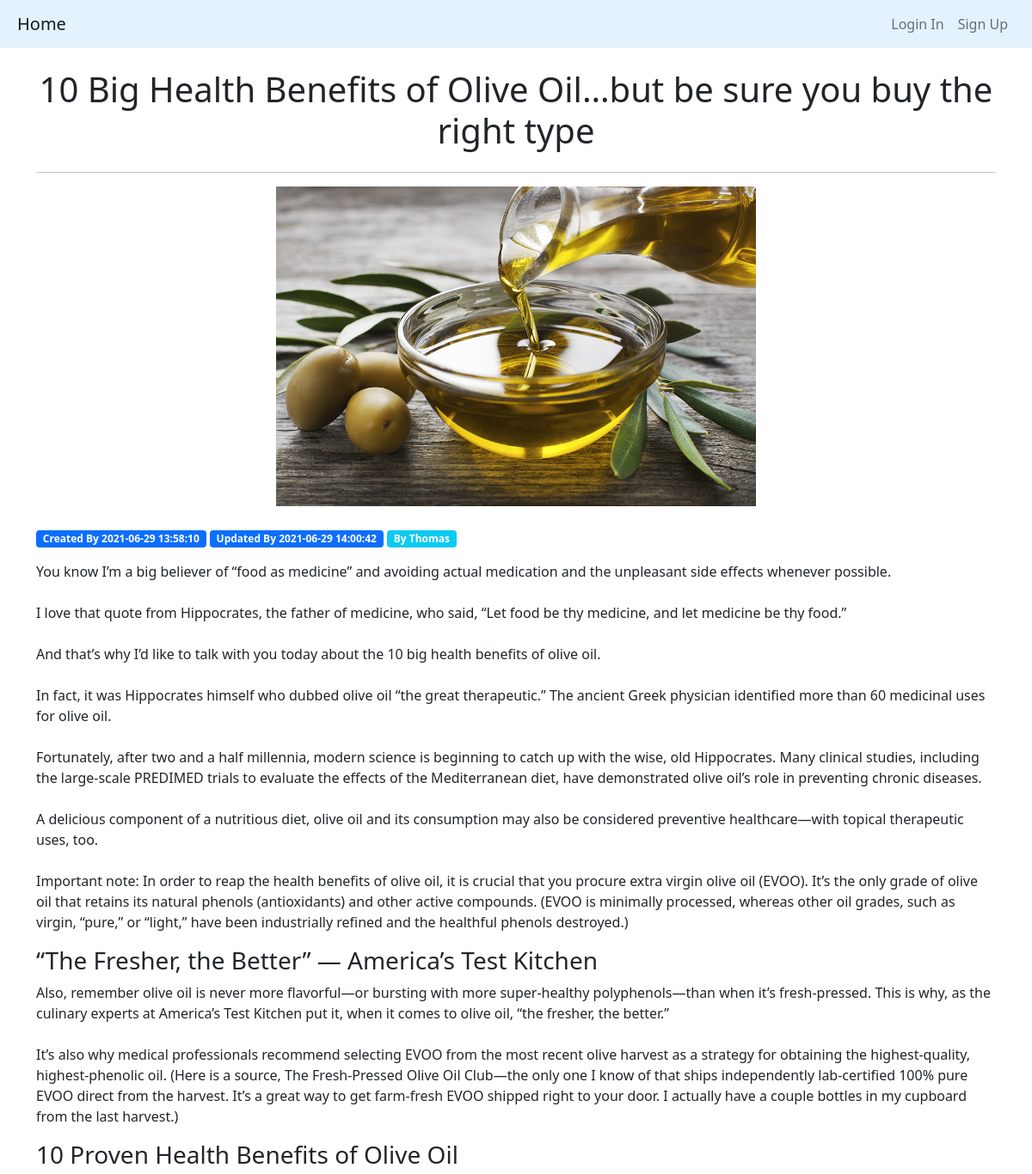
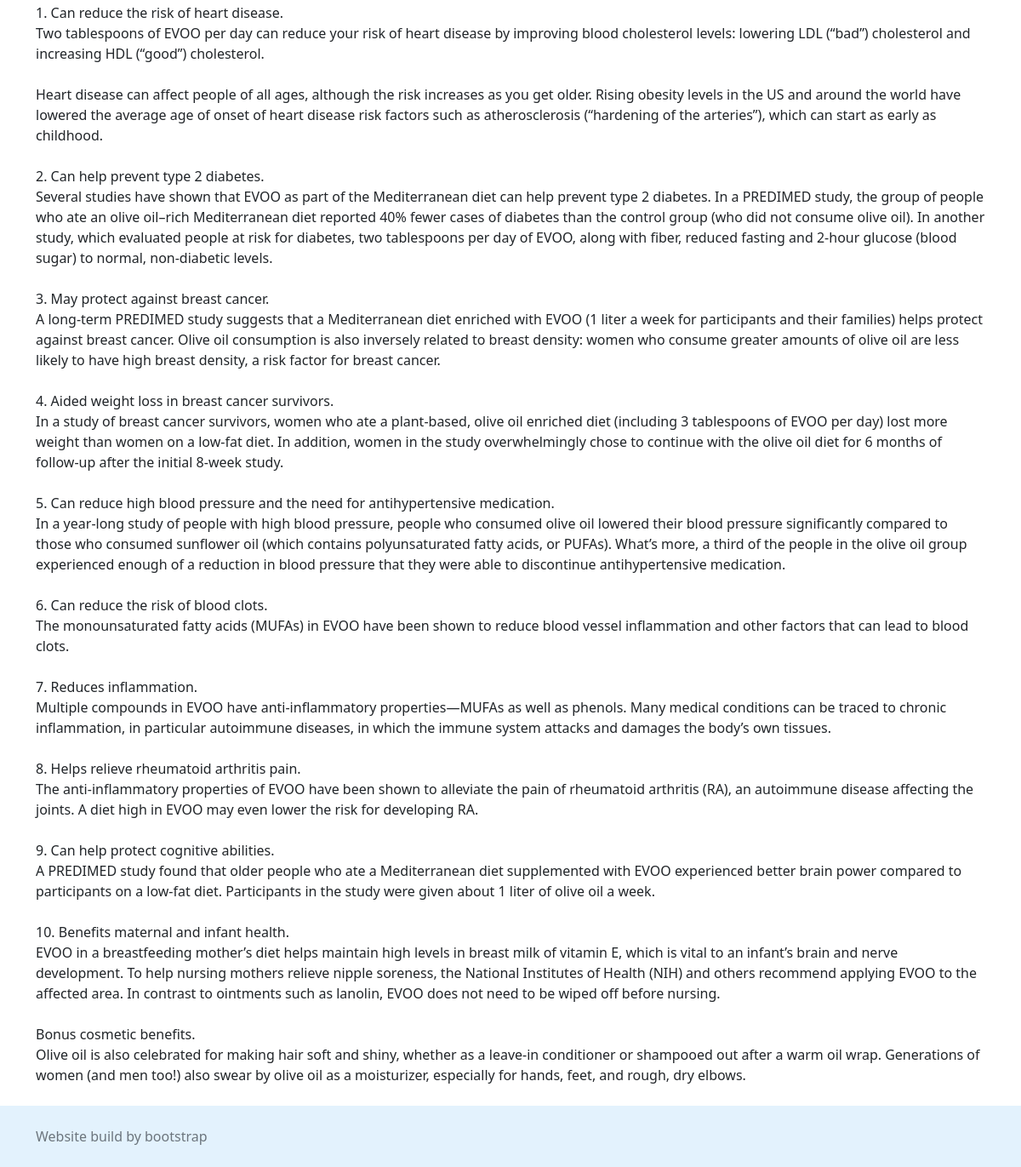
Screenshot of /2/post with the database file from the repository (2 pictures, top to bottom).
### models.py (models this page shows, shortened)
class Blog(db.Model):
    __tablename__ = 'blog'
    writer_id = db.Column(db.Integer, db.ForeignKey('writers.id'))
    id = db.Column(db.Integer, primary_key=True)
    created_date = db.Column(db.DateTime(timezone=True), server_default=db.func.now(), nullable=False)
    updated_date = db.Column(db.DateTime(timezone=True), server_default=db.func.now(), nullable=False)
    title = db.Column(db.Text, nullable=False)
    content = db.Column(db.Text, nullable=False)
    image_file = db.Column(db.String(100), nullable=True)

class Writer(UserMixin, db.Model):
    __tablename__ = 'writers'
    id = db.Column(db.Integer, primary_key=True)
    email = db.Column(db.String(100), unique=True)
    password = db.Column(db.String(100))
    name = db.Column(db.String(1000))
    blogs = db.relationship("Blog")

### blog/blog.py (the view)
@blog.route('/<int:post_id>/post')
def post(post_id):
    post = get_blog(post_id)
    if post is None:
        abort(404)
    author = get_user_id(post.writer_id)
    sections = loads(post.content)
    return render_template('blog/post.html', post=post, author=author, sections=sections)

### helper.py (called while the page is built)
def get_user_id(id):
    return db.session.query(Writer).filter_by(id=id).first()

def get_blog(post_id):
    return db.session.query(Blog).filter(Blog.id == post_id).first()

def add_id(file_path, id):
    filename, file_extension = path.splitext(file_path)
    return filename + '_' + str(id) + file_extension

### blog/templates/blog/post.html
{% extends 'base.html' %}
{% block content %}
{% include 'components/title.html' %}
{% if post['image_file'] is not none %}
<div class="text-center mb-4">
    <img src="{{ url_for('blog.static', filename = add_id('blog_imgs/' ~ post['image_file'], post['id'])) }}" class="w-50 h-50" alt="Responsive image">
</div>
{% endif %}
<span class="badge bg-primary">Created By {{ post['created_date'] }}</span>
<span class="badge bg-primary">Updated By {{ post['updated_date'] }}</span>
<span class="badge bg-info mb-3">By {{ author['name'] }} </span>
<article class="blog-post">
    {% for subtitle, content in sections.items() %}
        {% if loop.index == 1 and subtitle == '' %}
            <p style="white-space: pre-line"> {{ content }} </p>
        {% else %}
            <h3> {{ subtitle }} </h3>
            <p style="white-space: pre-line"> {{ content }} </p>
        {% endif %}
    {% endfor %}
</article>
{% endblock %}

### templates/base.html (shortened to what this page needs)
<!doctype html>
<html lang="en" class="h-100">
<head>
    <link href="https://cdn.jsdelivr.net/npm/bootstrap@5.0.1/dist/css/bootstrap.min.css" rel="stylesheet"
>
    <link rel="stylesheet" href="{{ url_for('static', filename='css/theme.css') }}">
</head>
<body class="d-flex flex-column min-vh-100">
    {% include 'components/navbar.html' %}
    <div class="container pb-2">
        {% block content %}
        {% endblock %}
    </div>
    <footer class="footer text-muted py-4 mt-auto" style="background-color: #e3f2fd;">
        <div class="container">
            Website build by bootstrap
        </div>
    </footer>
</body>
</html>

### templates/components/navbar.html (shortened to what this page needs)
<nav class="navbar navbar-expand-lg navbar-light px-2" style="background-color: #e3f2fd;">
    <div class="container-fluid">
        <a class="navbar-brand" href="{{ url_for('main.index')}}">Home</a>
        <div class="collapse navbar-collapse" id="navbarSupportedContent">
            <ul class="navbar-nav d-flex">
                <li class="nav-item">
                    {% if not current_user.is_authenticated %}
                    <a class="nav-link" href="{{url_for('auth.login')}}">Login In</a>
                    {% endif %}
                </li>
                <li class="nav-item">
                    {% if not current_user.is_authenticated %}
                    <a class="nav-link" href="{{url_for('auth.signup')}}">Sign Up</a>
                    {% endif %}
                </li>
            </ul>
        </div>
    </div>
</nav>

### templates/components/title.html
<h1 class="pb-2 mt-4 text-center">
    {{ page_title or post['title'] }}
</h1>
<hr>

### rows the page displays
Blog: title "10 Big Health Benefits of Olive Oil…but be sure you buy the right type", created_date "2021-06-29 13:58:10", updated_date "2021-06-29 14:00:42"
Writer: name "Thomas"

### other values shown
{{ subtitle }} "“The Fresher, the Better” — America’s Test Kitchen" "10 Proven Health Benefits of Olive Oil"
